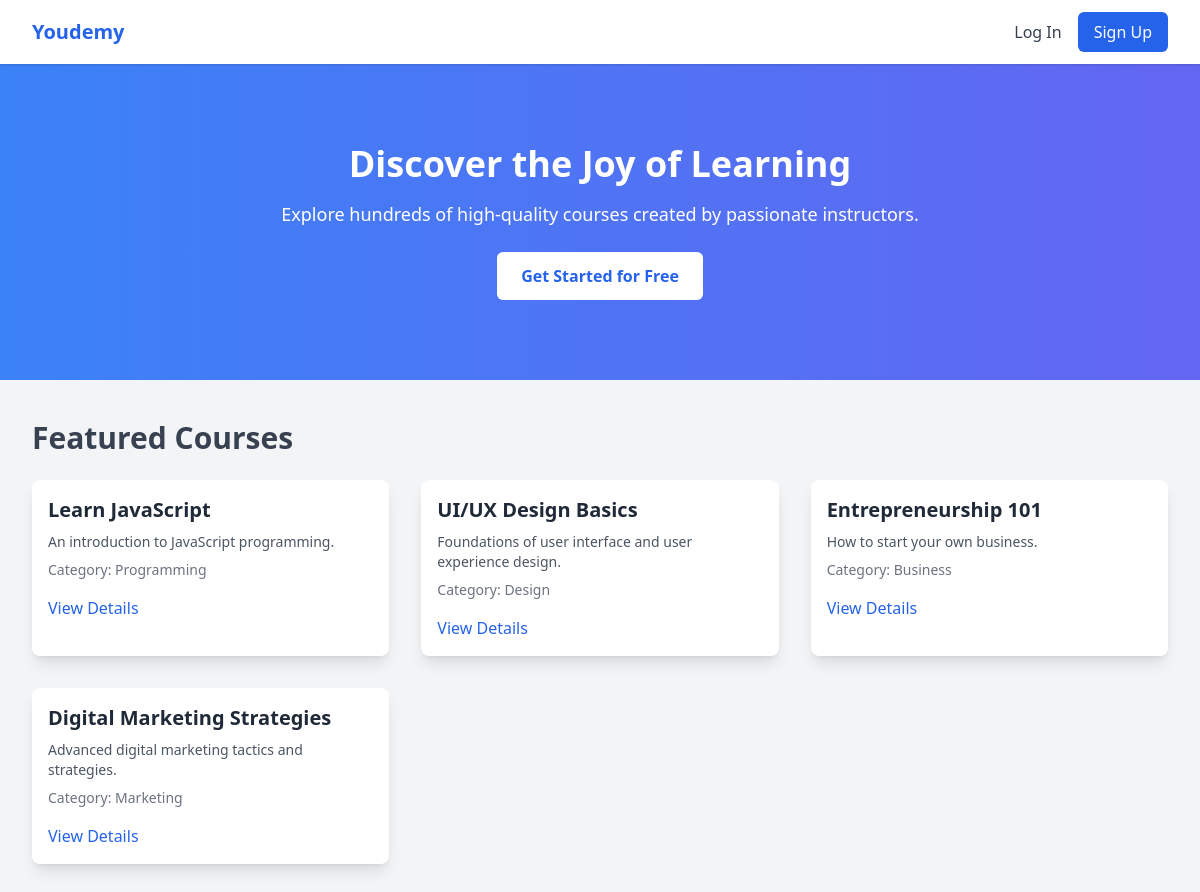
The page / on the database its author committed.
### tables this page shows
CREATE TABLE courses (
    course_id INT AUTO_INCREMENT PRIMARY KEY,
    title VARCHAR(255) NOT NULL,
    description TEXT,
    content TEXT, 
    category_id INT,
    teacher_id INT NOT NULL, 
    created_at TIMESTAMP DEFAULT CURRENT_TIMESTAMP,
    FOREIGN KEY (category_id) REFERENCES categories(category_id),
    FOREIGN KEY (teacher_id) REFERENCES users(user_id)
);

CREATE TABLE categories (
    category_id INT AUTO_INCREMENT PRIMARY KEY,
    name VARCHAR(100) NOT NULL UNIQUE
);

### backend/courses.php (called while the page is built)
<?php
require_once '../database/connexion.php';
class Course {
    private $db;
    public function __construct() {
        $database = new Database();
        $this->db = $database->getConnection();
    }
    public function getAllCourses() {
        try {
            $query = "
                SELECT
                    courses.course_id,
                    courses.title,
                    courses.description,
                    categories.name AS category_name
                FROM courses
                INNER JOIN categories ON courses.category_id = categories.category_id
            ";
            $stmt = $this->db->prepare($query);
            $stmt->execute();
            return $stmt->fetchAll(PDO::FETCH_ASSOC);
        } catch (PDOException $e) {
            throw new Exception("Erreur lors de la récupération des cours : " . $e->getMessage());
        }
    }
}

### database/connexion.php (called while the page is built, shortened)
<?php
class Database {
    private $host = 'localhost';
    private $db_name = 'youdemy';
    private $username = 'root';
    private $password = '';
    public function getConnection() {
        $this->conn = null;
        try {
            $this->conn = new PDO(
                "mysql:host=" . $this->host . ";dbname=" . $this->db_name,
                $this->username,
                $this->password
            );
            $this->conn->setAttribute(PDO::ATTR_ERRMODE, PDO::ERRMODE_EXCEPTION);
        } catch (PDOException $exception) {
            echo "Connection failed: " . $exception->getMessage();
        }
        return $this->conn;
    }
}

### backend/visitor.php (called while the page is built)
<?php
require_once '../backend/courses.php';
class Visitor {
    private $courses;
    public function __construct() {
        try {
            $courseModel = new Course();
            $this->courses = $courseModel->getAllCourses();
        } catch (Exception $e) {
            echo "Erreur : " . $e->getMessage();
            $this->courses = [];
        }
    }
    public function getCourses() {
        return $this->courses;
    }
}

### public/index.php (the view, shortened to what this page needs)
<?php
require_once '../backend/visitor.php';
$page = new Visitor();
$courses = $page->getCourses();
?>
<!DOCTYPE html>
<html lang="en">
<head>
    <script src="https://cdn.tailwindcss.com"></script>
</head>
<body class="bg-gray-100">
    <nav class="bg-white shadow sticky top-0 z-50">
        <div class="max-w-7xl mx-auto px-4 sm:px-6 lg:px-8">
            <div class="flex justify-between items-center h-16">
                <a href="#" class="text-xl font-bold text-blue-600 hover:text-blue-800">
                    Youdemy
                </a>
                <div class="flex items-center space-x-4">
                    <button onclick="toggleModal('loginModal')" class="text-gray-700 hover:text-blue-600">Log In</button>
                    <button onclick="toggleModal('registerModal')" class="text-white bg-blue-600 px-4 py-2 rounded-md hover:bg-blue-700">
                        Sign Up
                    </button>
                </div>
            </div>
        </div>
    </nav>
    <header class="bg-gradient-to-r from-blue-500 to-indigo-500 text-white py-20">
        <div class="max-w-7xl mx-auto px-4 text-center">
            <h1 class="text-4xl font-extrabold mb-4">Discover the Joy of Learning</h1>
            <p class="text-lg font-medium mb-6">Explore hundreds of high-quality courses created by passionate instructors.</p>
            <button onclick="toggleModal('registerModal')" class="bg-white text-blue-600 px-6 py-3 rounded-md font-semibold hover:bg-gray-100">
                Get Started for Free
            </button>
        </div>
    </header>
    <main class="py-10">
        <div class="max-w-7xl mx-auto px-4 sm:px-6 lg:px-8">
            <h2 class="text-3xl font-bold text-gray-700 mb-6">Featured Courses</h2>
            <div class="grid grid-cols-1 sm:grid-cols-2 md:grid-cols-3 gap-8">
                <?php if (!empty($courses)): ?>
                    <?php foreach ($courses as $course): ?>
                        <div class="card bg-white shadow-lg rounded-lg overflow-hidden">
                            <div class="p-4">
                                <h3 class="text-xl font-semibold text-gray-800">
                                    <?= htmlspecialchars($course['title']) ?>
                                </h3>
                                <p class="text-sm text-gray-600 mt-2">
                                    <?= htmlspecialchars($course['description']) ?>
                                </p>
                                <span class="text-sm text-gray-500 block mt-2">
                                    Category: <?= htmlspecialchars($course['category_name']) ?>
                                </span>
                                <div class="mt-4">
                                    <button onclick="toggleModal('loginModal')" class="text-blue-600 font-medium hover:underline">
                                        View Details
                                    </button>
                                </div>
                            </div>
                        </div>
                    <?php endforeach; ?>
                <?php else: ?>
                    <p class="text-gray-600">No courses available at the moment. Please check back later.</p>
                <?php endif; ?>
            </div>
        </div>
    </main>
</body>
</html>

### rows shown on the page
courses: title "Learn JavaScript", description "An introduction to JavaScript programming.", category.name "Programming"
courses: title "UI/UX Design Basics", description "Foundations of user interface and user experience design.", category.name "Design"
courses: title "Entrepreneurship 101", description "How to start your own business.", category.name "Business"
courses: title "Digital Marketing Strategies", description "Advanced digital marketing tactics and strategies.", category.name "Marketing"
